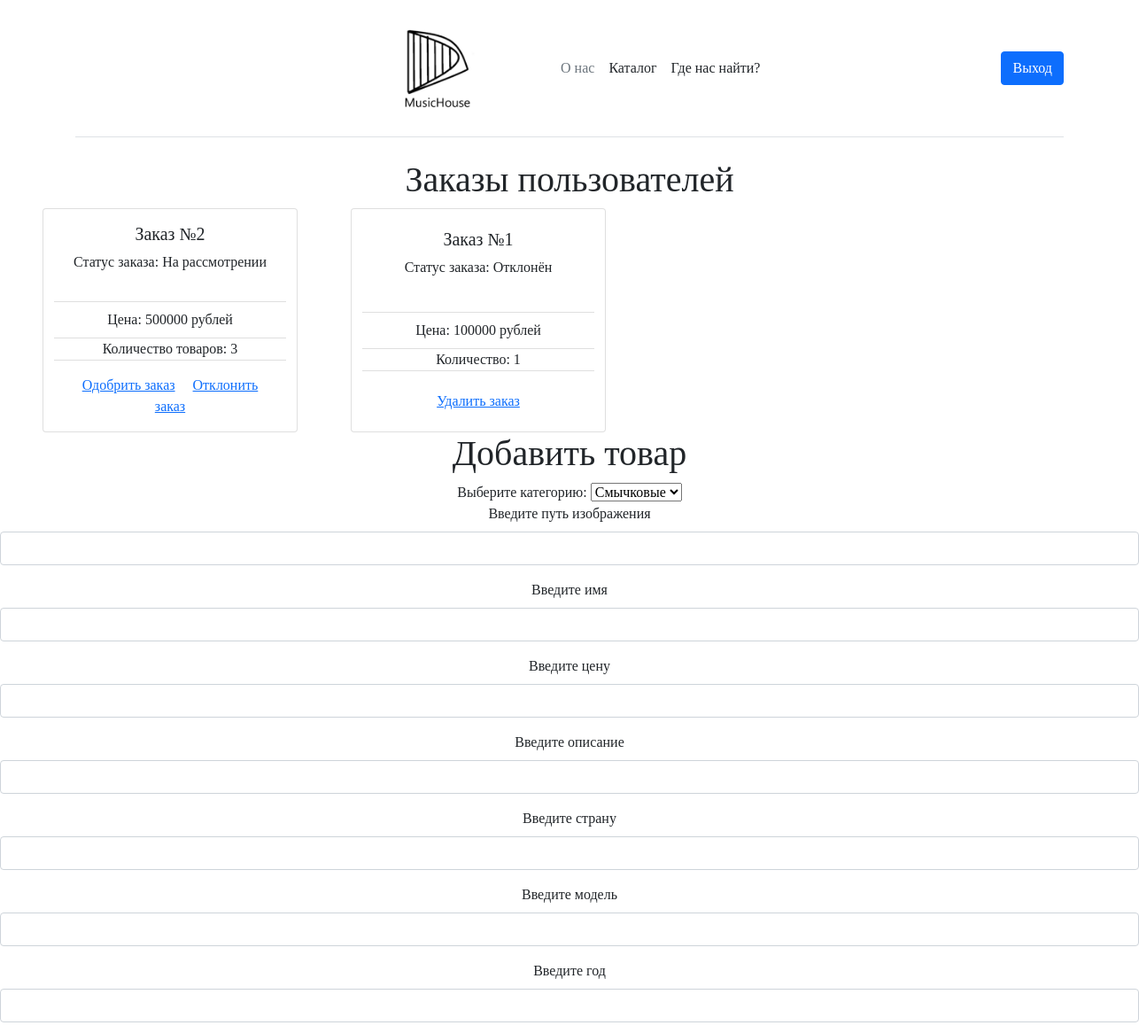
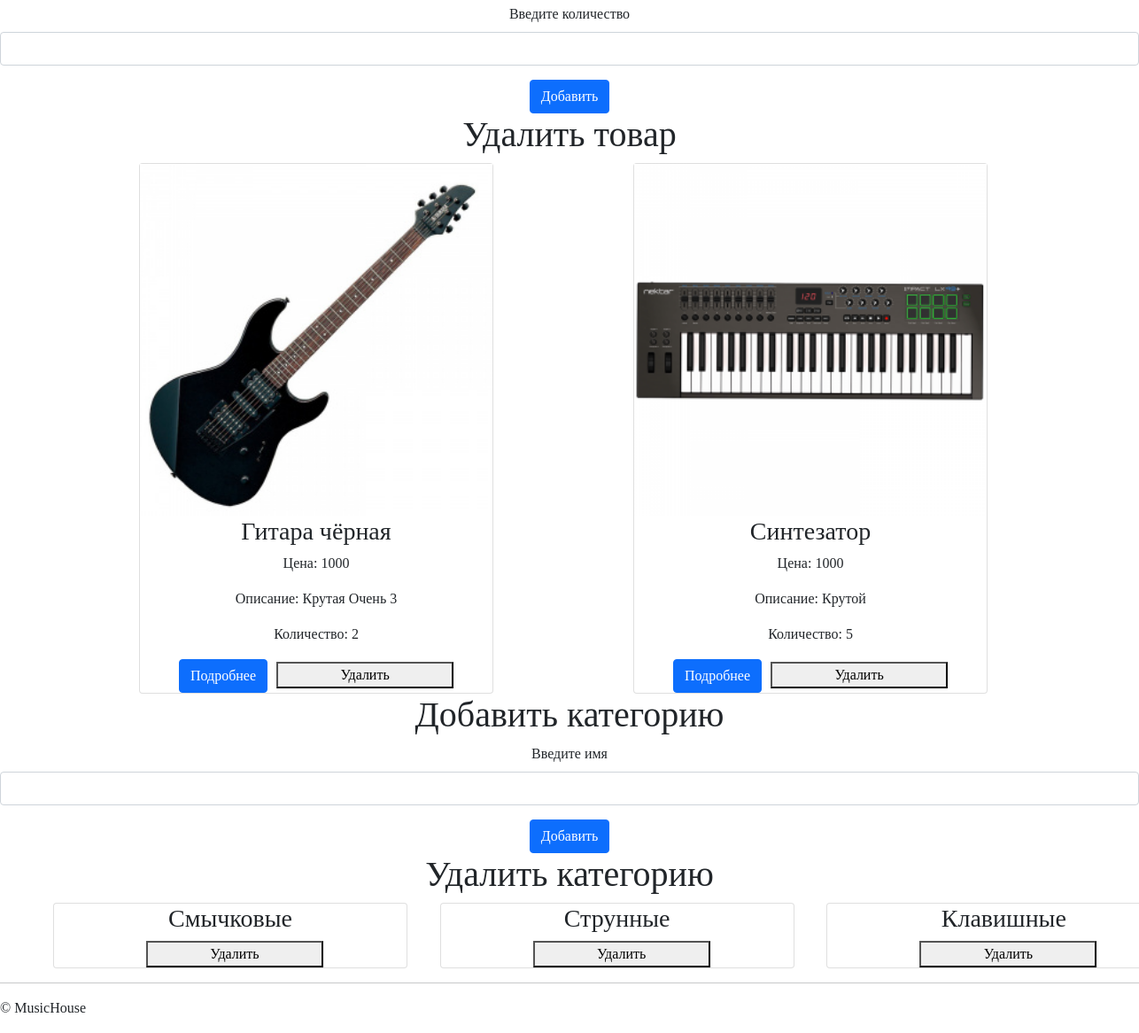
Page /Admin.php (signed in) on the committed database (2 pictures, top to bottom).
### tables this page shows
CREATE TABLE `product` (
  `Id` int(11) NOT NULL,
  `image` varchar(255) NOT NULL,
  `name` varchar(50) NOT NULL,
  `price` varchar(50) NOT NULL,
  `description` varchar(500) NOT NULL,
  `country` varchar(50) NOT NULL,
  `model` varchar(50) NOT NULL,
  `year` int(11) NOT NULL,
  `count` int(11) NOT NULL,
  `IdCategory` int(11) NOT NULL
);

CREATE TABLE `Category` (
  `Id` int(11) NOT NULL,
  `name` varchar(255) NOT NULL
);

### Admin.php (the view, shortened to what this page needs)
<!DOCTYPE html>
<html lang="en">
<head>
</head>
<body>
<?php
    include ("./PhpTemplate/headerAdmin.php");
    ?>
<main>
          <div>
            <h1>Заказы пользователей</h1>
            <div class="row">
              <div class="card" style="width: 18rem;">
                          <div class="card-body">
                            <h5 class="card-title">Заказ №2</h5>
                            <p>Статус заказа: На рассмотрении</p>
                          </div>
                          <ul class="list-group list-group-flush">
                            <li class="list-group-item">Цена: 500000 рублей</li>
                            <p class="card-text">Количество товаров: 3</p>
                          </ul>
                          <div class="card-body">
                            <a class="card-link">Одобрить заказ</a>
                            <a class="card-link">Отклонить заказ</a>
                          </div>
              </div>
              <div class="card" style="width: 18rem;">
                          <div class="card-body">
                            <h5 class="card-title">Заказ №1</h5>
                            <p>Статус заказа: Отклонён</p>
                          </div>
                          <ul class="list-group list-group-flush">
                            <li class="list-group-item">Цена: 100000 рублей</li>
                            <p class="card-text">Количество: 1</p>
                          </ul>
                          <div class="card-body">
                            <a class="card-link">Удалить заказ</a>
                          </div>
              </div>
            </div>
          </div>
          <h1>Добавить товар</h1>
          <?php
$result = $connect->query("SELECT Id, name FROM Category");
if ($result !== false && $connect->affected_rows > 0) {
    echo '<form action="../PhpConnect/addItem.php" method="POST">';
    echo 'Выберите категорию: ';
    echo '<select name="IdCategory">';
    while ($row = $result->fetch_assoc()) {
        $IdCategory = $row['Id'];
        $categoryName = $row['name'];
        echo "<option value='$IdCategory'>$categoryName</option>";
    }
    echo '</select>';
    echo '<div class="mb-3">';
    echo '<label for="exampleInputEmail1" class="form-label">Введите путь изображения</label>';
    echo '<input type="text" class="form-control" id="" name="image">';
    echo '</div>';
    echo '<div class="mb-3">';
    echo '<label for="exampleInputEmail1" class="form-label">Введите имя</label>';
    echo '<input type="text" class="form-control" id="" name="name">';
    echo '</div>';
    echo '<div class="mb-3">';
    echo '<label for="exampleInputEmail1" class="form-label">Введите цену</label>';
    echo '<input type="text" class="form-control" id="" name="price"  >';
    echo '</div>';
    echo '<div class="mb-3">';
    echo '<label for="exampleInputEmail1" class="form-label">Введите описание</label>';
    echo '<input type="text" class="form-control" id="" name="description"  >';
    echo '</div>';
    echo '<div class="mb-3">';
    echo '<label for="exampleInputEmail1" class="form-label">Введите страну</label>';
    echo '<input type="text" class="form-control" id="" name="country"  >';
    echo '</div>';
    echo '<div class="mb-3">';
    echo '<label for="exampleInputEmail1" class="form-label">Введите модель</label>';
    echo '<input type="text" class="form-control" id="" name="model"  >';
    echo '</div>';
    echo '<div class="mb-3">';
    echo '<label for="exampleInputEmail1" class="form-label">Введите год</label>';
    echo '<input type="text" class="form-control" id="" name="year"  >';
    echo '</div>';
    echo '<div class="mb-3">';
    echo '<label for="exampleInputEmail1" class="form-label">Введите количество</label>';
    echo '<input type="text" class="form-control" id="" name="count"  >';
    echo '</div>';
    echo '<button type="submit" class="btn btn-primary">Добавить</button>';
    echo '</form>';
} else {
    echo "Нет доступных категорий.";
}
          ?>
          <div class="container">
<h1>Удалить товар</h1>
          <?php
$query = "SELECT * FROM product";
$result = $connect->query($query);
echo '<div class="container">';
echo '<div class="row">';
if ($result && $result->num_rows > 0) {
    while ($row = $result->fetch_assoc()) {
        echo '<div class="col-md-4">';
        echo '<div class="card">';
        echo '<img src="' . $row['image'] . '" alt="Изображение товара">';
        echo '<h3>' . $row['name'] . '</h3>';
        echo '<p>Цена: ' . $row['price'] . '</p>';
        echo '<p>Описание: ' . $row['description'] . '</p>';
        echo '<p>Количество: ' . $row['count'] . '</p>';
        echo '<form class="formPosition" method="POST">';
        echo '<a class="btn btn-primary" href ="../Pages/ItemAdmin.php?Id= '.$row['Id'].'">Подробнее</a>';
        echo '<button type="submit" class="btnDel">Удалить</button>';
        echo '</form>';
        echo '</div>';
        echo '</div>';
    }
}
echo '</div>';
echo '</div>';
?>
</div>
<h1>Добавить категорию</h1>
<form action= "../PhpConnect/addCategory.php" method = "POST">
<div class="mb-3">
                    <label for="exampleInputEmail1" class="form-label">Введите имя</label>
                    <input type="text" class="form-control" id="" name="name">
          </div>
          <button type="submit" class="btn btn-primary">Добавить</button>
</form>
<h1>Удалить категорию</h1>
<?php
$query = "SELECT * FROM category";
$result = $connect->query($query);
echo '<div class="row">';
if ($result && $result->num_rows > 0) {
    while ($row = $result->fetch_assoc()) {
        echo '<div class="col-md-4">';
        echo '<div class="card">';
        echo '<h3>' . $row['name'] . '</h3>';
        echo '<form method="POST">';
        echo '<button type="submit" class="btnDel">Удалить</button>';
        echo '</form>';
        echo '</div>';
        echo '</div>';
    }
}
echo '</div>';
?>
        </main>
        <?php
    include ("./PhpTemplate/footer.php");
    ?>
</body>
</html>

### Style/style.css (style rules this page uses)
* { font-family: Hussar; align-content: center; }
.btnDel { margin-left: 10px; width: 200px; }
main { justify-content: center; text-align: center; }
.formPosition { flex-direction: column; }

### rows in the picture
product: image (picture), name "Гитара чёрная", price "1000", description "Крутая Очень 3", count "2"
product: image (picture), name "Синтезатор", price "1000", description "Крутой", count "5"
category: name "Смычковые"
category: name "Струнные"
category: name "Клавишные"

### other values in the picture
form field IdCategory "Смычковые"
